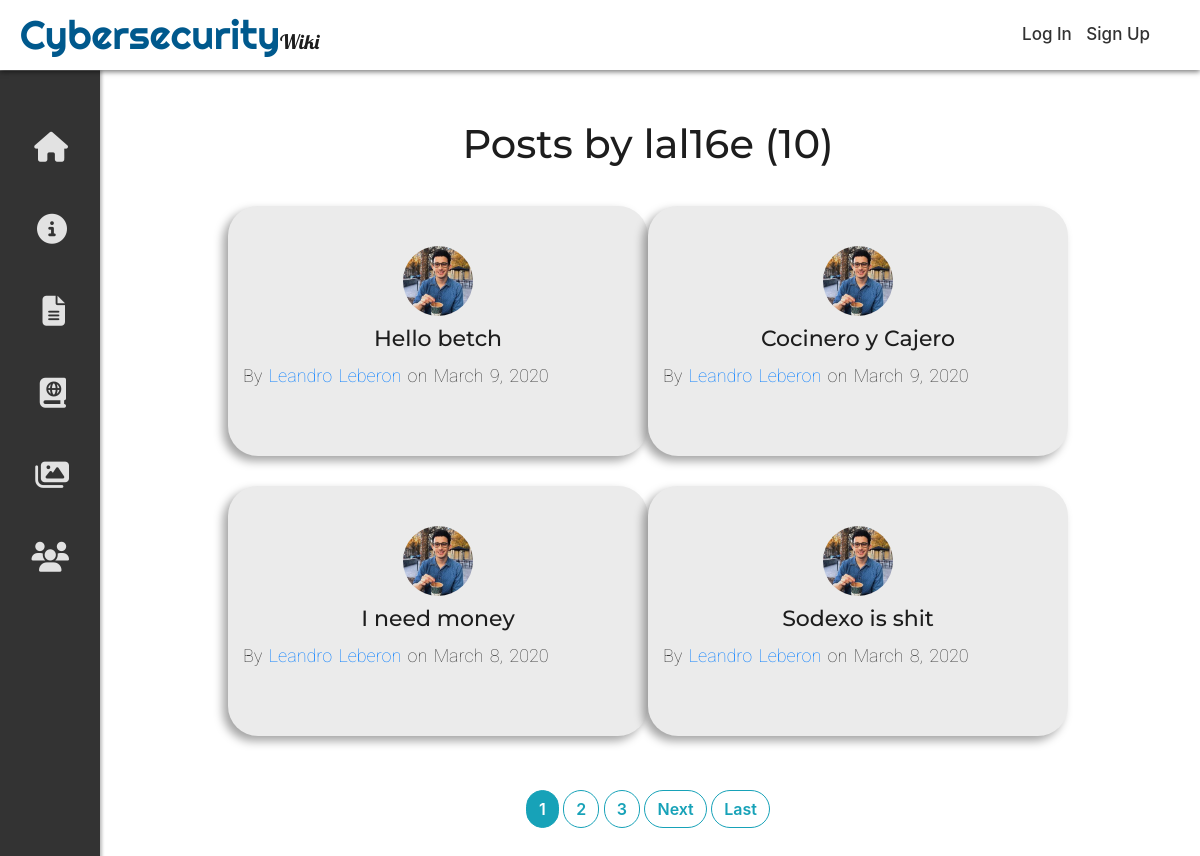
Page /user/lal16e on the committed database.
### blog/models.py (models this page shows, shortened)
class Post(models.Model):
    title = models.CharField(max_length=100)
    image = models.ImageField(default='article.jpg', upload_to='article_pics')
    content = models.TextField()
    date_posted = models.DateTimeField(default=timezone.now)
    author = models.ForeignKey(User, on_delete=models.CASCADE)
    objects = models.Manager()

### users/models.py (models this page shows, shortened)
class Profile(models.Model):
    user = models.OneToOneField(User, on_delete=models.CASCADE)
    image = models.ImageField(default='default.jpg', upload_to='profile_pics')

### blog/views.py (the view)
# urls.py: path('user/<str:username>', UserPostListView.as_view(), name='user-posts'),
class UserPostListView(ListView):
    model = Post
    template_name = 'blog/user_posts.html'
    context_object_name = 'posts'
    paginate_by = 4
    def get_queryset(self):
        user = get_object_or_404(User, username=self.kwargs.get('username'))
        return Post.objects.filter(author=user).order_by('-date_posted')

### blog/templates/blog/user_posts.html (shortened to what this page needs)
{% extends "blog/base.html" %}
{% block content %}
    <div id="inner-contentbox">
        <div class="section-header-row row" data-aos="fade-up">
            <div id="" class="col-12 text-center">
                <h1 id="authortitle">Posts by {{ view.kwargs.username }} ({{ page_obj.paginator.count }})</h1>
            </div>
        </div>
        <div class="articles-2x2-row row" data-aos="fade-up" data-aos-delay="100">
            {% for post in posts %}
                <div class="articles-2x2-col col-6">
                    <div class="articles-2x2-box text-center">
                        <img src="{{ post.author.profile.image.url }}">
                        <a href="{% url 'post-detail' post.id %}"><h1>{{ post.title }}</h1></a>
                        <p>By <a id="authorcontent" href="{% url 'user-posts' post.author.username %}">{{ post.author.first_name }} {{ post.author.last_name }}</a> on {{ post.date_posted|date:"F j, Y" }}</p>
                    </div>
                </div>
            {% endfor %}
        </div>
        {% if is_paginated %}
        <div class="pagination-row row pt-4" data-aos="fade-up" data-aos-delay="200">
            <div class="pagination-col col-12 text-center">
            {% for num in page_obj.paginator.page_range %}
                {% if page_obj.number == num %}
                    <a class="btn btn-info" href="?page={{ num }}">{{ num }}</a>
                    {% elif num > page_obj.number|add:'-3' and num < page_obj.number|add:'3' %}
                        <a class="btn btn-outline-info" href="?page={{ num }}">{{ num }}</a>
                {% endif %}
            {% endfor %}
            {% if page_obj.has_next %}
                <a class="btn btn-outline-info" href="?page={{ page_obj.next_page_number }}">Next</a>
                <a class="btn btn-outline-info" href="?page={{ page_obj.paginator.num_pages }}">Last</a>
            {% endif %}
            </div>
        </div>
        {% endif %}
    </div>
{% endblock content %}

### blog/static/blog/main.css (style rules this page uses)
body { overflow: hidden; height: 100vh; background: #0F2027; background: -webkit-linear-gradient(to bottom, #2C5364, #203A43, #0F2027); background: linear-gradient(to bottom, #2C5364, #203A43, #0F2027); }
.btn { font-weight: 600; border-radius: 30px; }
#contentbox img { width: 100%; opacity: 1; }
#inner-contentbox { width: 70%; margin-left: 19%; padding-top: 50px; padding-bottom: 100px; }
#inner-contentbox h1 { text-align: center; color: rgb(29, 29, 29); font-family: "Montserrat"; }
#inner-contentbox p { text-align: left; color: rgb(58, 58, 58); font-size: 18px; font-weight: lighter; font-family: "Roboto"; line-height: 1.8; word-spacing: 2px; }
.section-header-row { margin-bottom: 30px; }
.articles-2x2-row { margin: auto; }
.articles-2x2-col { max-width: 450px; min-width: 400px; height: 250px; margin: auto; margin-bottom: 30px; padding: 0; }
.articles-2x2-box { padding: 40px 15px; background-color: rgb(235, 235, 235); border-radius: 30px; width: 100%; height: 100%; box-shadow: -5px 5px 10px rgba(0, 0, 0, 0.356); }
.articles-2x2-box img { max-width: 70px; height: 70px; object-fit: cover; border-radius: 100%; margin-bottom: 10px; }
.articles-2x2-box h1 { font-size: 22px; }
.articles-2x2-box p { text-align: center; font-size: 15px; }

### rows in the picture
Post: author.profile.image (picture), title "Hello betch", author.first_name "Leandro", author.last_name "Leberon", date_posted "March 9, 2020"
Post: author.profile.image (picture), title "Cocinero y Cajero", author.first_name "Leandro", author.last_name "Leberon", date_posted "March 9, 2020"
Post: author.profile.image (picture), title "I need money", author.first_name "Leandro", author.last_name "Leberon", date_posted "March 8, 2020"
Post: author.profile.image (picture), title "Sodexo is shit", author.first_name "Leandro", author.last_name "Leberon", date_posted "March 8, 2020"

### other values in the picture
{{ view.kwargs.username }} "lal16e"
{{ page_obj.paginator.count }} "10"
{{ num }} "1"
{{ num }} "2" "3"
